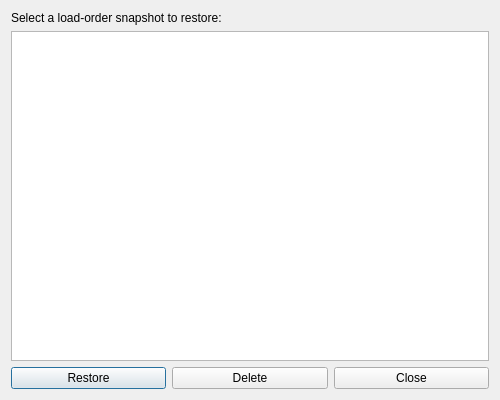
<?xml version="1.0" encoding="UTF-8"?>
<ui version="4.0">
 <class>RestorePointsDialog</class>
 <widget class="QDialog" name="RestorePointsDialog">
  <property name="geometry">
   <rect>
    <x>0</x>
    <y>0</y>
    <width>500</width>
    <height>400</height>
   </rect>
  </property>
  <property name="windowTitle">
   <string>Restore Points</string>
  </property>
  <layout class="QGridLayout" name="gridLayout">
   <item row="0" column="0" colspan="3">
    <widget class="QLabel" name="label">
     <property name="text">
      <string>Select a load-order snapshot to restore:</string>
     </property>
    </widget>
   </item>
   <item row="1" column="0" colspan="3">
    <widget class="QListWidget" name="list"/>
   </item>
   <item row="2" column="0">
    <widget class="QPushButton" name="restore_button">
     <property name="text">
      <string>Restore</string>
     </property>
    </widget>
   </item>
   <item row="2" column="1">
    <widget class="QPushButton" name="delete_button">
     <property name="text">
      <string>Delete</string>
     </property>
    </widget>
   </item>
   <item row="2" column="2">
    <widget class="QPushButton" name="close_button">
     <property name="text">
      <string>Close</string>
     </property>
    </widget>
   </item>
  </layout>
 </widget>
 <resources/>
 <connections/>
</ui>
